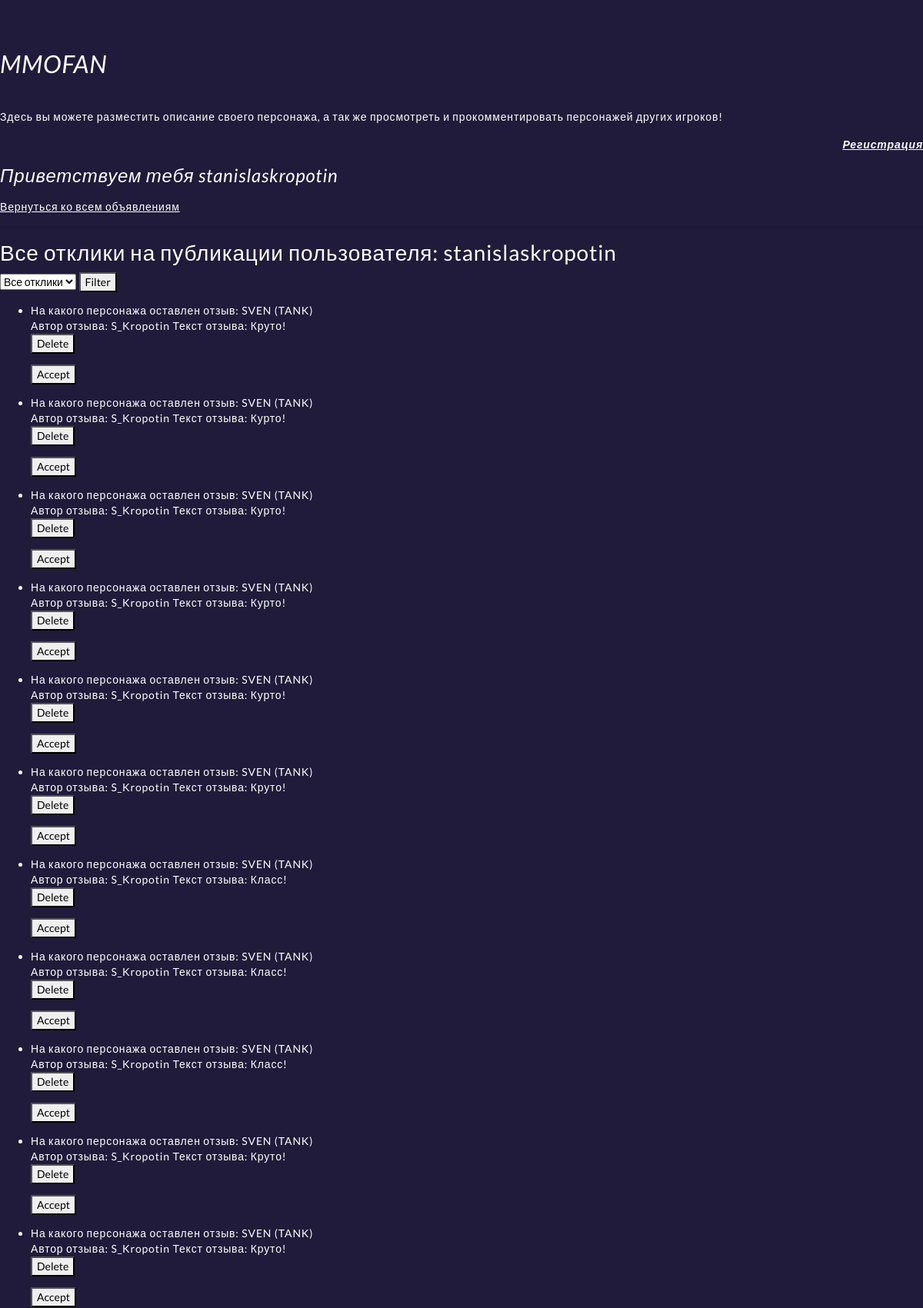
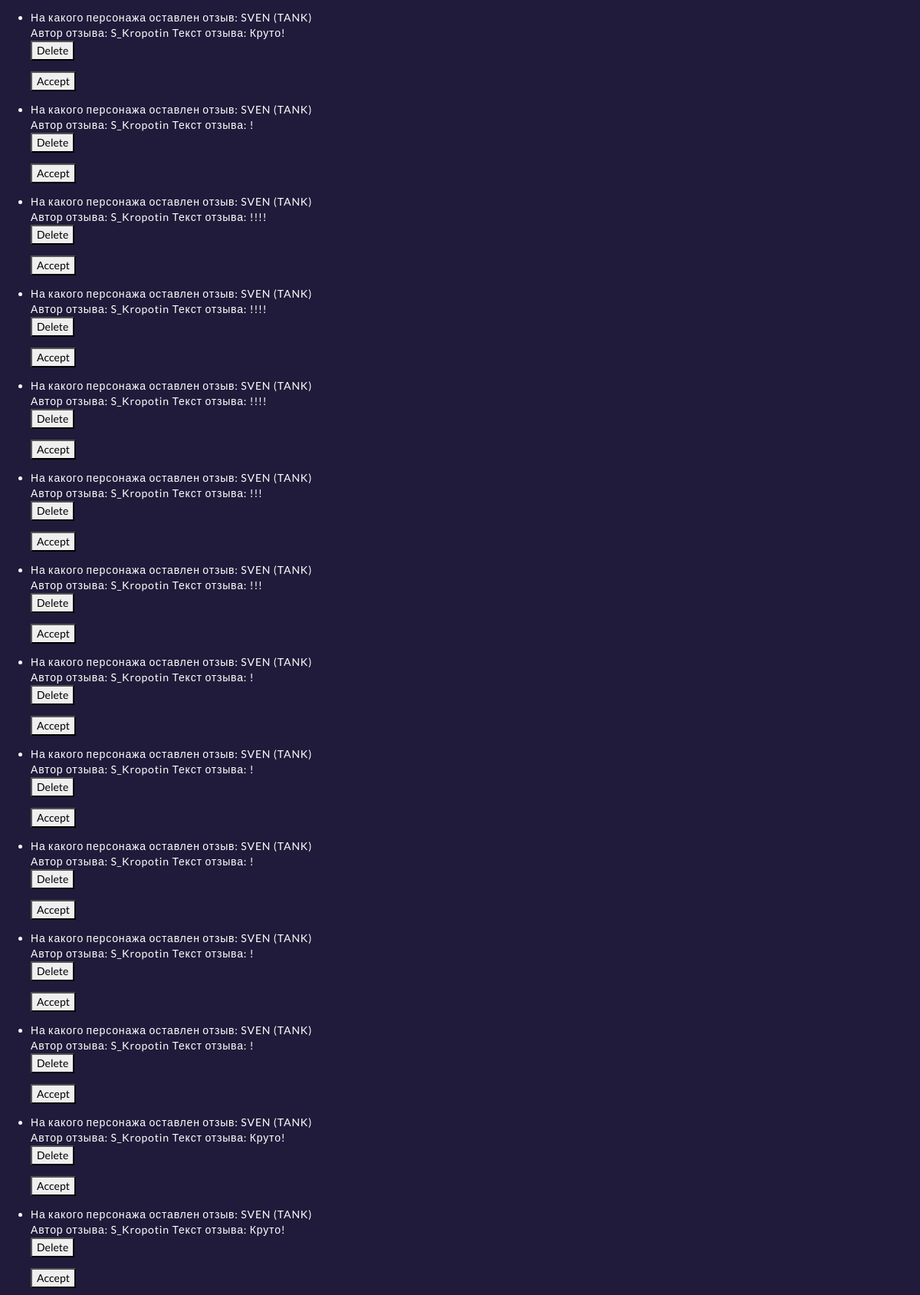
The app's page /articles/my_responses (signed in, upper part) with its own data (2 pictures, top to bottom).
### board/models.py (models this page shows, shortened)
class UserResponse(models.Model):
    author = models.ForeignKey(User, on_delete=models.CASCADE)
    text = models.TextField()
    article = models.ForeignKey(Article, on_delete=models.CASCADE)
    dateCreation = models.DateTimeField(auto_now_add=True)

class Article(models.Model):
    TYPE = (
        ('Tank', 'Танк'),
        ('Heal', 'Хилер'),
        ('DD', 'ДД'),
        ('Byer', 'Торговец'),
        ('Gildmaster', 'Гилдмастер'),
        ('Kvestiver', 'Квестивер'),
        ('Blacksmith', 'Кузнец'),
        ('Tanner', 'Кожевник'),
        ('Potion', 'Зельевар'),
        ('Spellmaster', 'Мастер заклинаний'),
    )
    author = models.ForeignKey(User, on_delete=models.CASCADE)
    title = models.CharField(max_length=64)
    text = models.TextField()
    dateCreation = models.DateTimeField(auto_now_add=True)
    category = models.CharField(max_length=128, choices=TYPE, default='Tank')
    image = models.ImageField(upload_to='uploads/', blank=True, null=False)

### board/views.py (the view)
# urls.py: path('my_responses', MyResponsesView.as_view(), name='my_responses'),
class MyResponsesView(ListView):
    model = UserResponse
    form_class = ResponseForm
    template_name = 'flatpages/my_responses.html'
    context_object_name = 'responses'
    def get_queryset(self):
        queryset = super().get_queryset().filter(article__author=self.request.user)
        article_id = self.request.GET.get('responses')
        if article_id:
            queryset = queryset.filter(article_id=article_id)
        return queryset

### templates/flatpages/my_responses.html (shortened to what this page needs)
{% extends 'flatpages/articles.html' %}
{% block content %}
  <p><a href="http://127.0.0.1:8000/articles/">Вернуться ко всем объявлениям</a></p>
  <hr>
  <h3>Все отклики на публикации пользователя: {{ user.get_username }}</h3>
  <div>
    <form method="GET">
      <select name="responses">
        <option value="" selected>Все отклики</option>
      </select>
      <button type="submit">Filter</button>
    </form>
  </div>
  <ul>
    {% for response in responses %}
        <li>
          На какого персонажа оставлен отзыв: {{ response.article.title }}
          <br/>
          Автор отзыва: {{ response.author }}
          Текст отзыва: {{ response.text }}
          <form action="{% url 'delete_response' response.id %}" method="POST">
            <button type="submit">Delete</button>
          </form>
          <form action="{% url 'accept_response' response.id %}" method="POST">
            <button type="submit">Accept</button>
          </form>
        </li>
    {% endfor %}
  </ul>
{% endblock %}

### templates/flatpages/articles.html (shortened to what this page needs)
{% load static %}
  <link rel="stylesheet" type="text/css" href="{% static 'assets/bower_components/bootstrap/dist/css/bootstrap.min.css' %}" />
  <link rel="stylesheet" type="text/css" href="{% static 'assets/youplay/css/youplay.min.css' %}" />
{% block title %}
<h2 style="text-align: left;"><em>MMOFAN</em></h2>Здесь вы можете разместить описание своего персонажа, а так же просмотреть и прокомментировать персонажей других игроков!
<div style="text-align: right;"><p><strong><em><a href="http://127.0.0.1:8000/accounts/login/">Регистрация</a></em></strong></p></div>
<h4 style="text-align: left;"><em>Приветствуем тебя {{ user.get_username }}</em></h4>
{% endblock title %}
{% block content %}{% endblock content %}

### records on screen
UserResponse: article "SVEN (TANK)", author "S_Kropotin", text "Круто!"
UserResponse: article "SVEN (TANK)", author "S_Kropotin", text "Курто!"
UserResponse: article "SVEN (TANK)", author "S_Kropotin", text "Курто!"
UserResponse: article "SVEN (TANK)", author "S_Kropotin", text "Курто!"
UserResponse: article "SVEN (TANK)", author "S_Kropotin", text "Курто!"
UserResponse: article "SVEN (TANK)", author "S_Kropotin", text "Круто!"
UserResponse: article "SVEN (TANK)", author "S_Kropotin", text "Класс!"
UserResponse: article "SVEN (TANK)", author "S_Kropotin", text "Класс!"
UserResponse: article "SVEN (TANK)", author "S_Kropotin", text "Класс!"
UserResponse: article "SVEN (TANK)", author "S_Kropotin", text "Круто!"
UserResponse: article "SVEN (TANK)", author "S_Kropotin", text "Круто!"
UserResponse: article "SVEN (TANK)", author "S_Kropotin", text "Круто!"
UserResponse: article "SVEN (TANK)", author "S_Kropotin", text "!"
UserResponse: article "SVEN (TANK)", author "S_Kropotin", text "!!!!"
UserResponse: article "SVEN (TANK)", author "S_Kropotin", text "!!!!"
UserResponse: article "SVEN (TANK)", author "S_Kropotin", text "!!!!"
UserResponse: article "SVEN (TANK)", author "S_Kropotin", text "!!!"
UserResponse: article "SVEN (TANK)", author "S_Kropotin", text "!!!"
UserResponse: article "SVEN (TANK)", author "S_Kropotin", text "!"
UserResponse: article "SVEN (TANK)", author "S_Kropotin", text "!"
UserResponse: article "SVEN (TANK)", author "S_Kropotin", text "!"
UserResponse: article "SVEN (TANK)", author "S_Kropotin", text "!"
UserResponse: article "SVEN (TANK)", author "S_Kropotin", text "!"
UserResponse: article "SVEN (TANK)", author "S_Kropotin", text "Круто!"
UserResponse: article "SVEN (TANK)", author "S_Kropotin", text "Круто!"

### other values on screen
{{ user.get_username }} "stanislaskropotin"
